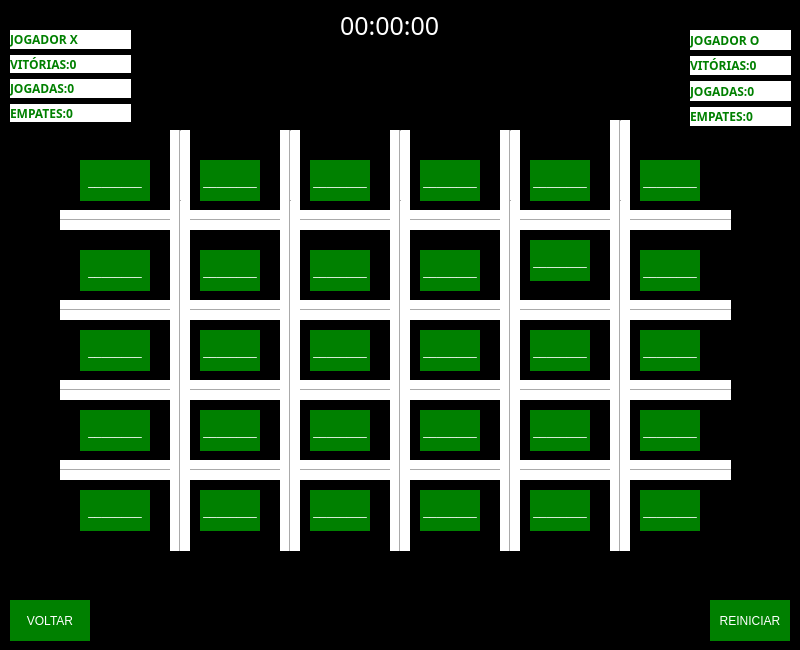
<?xml version="1.0" encoding="UTF-8"?>
<ui version="4.0">
 <class>form3</class>
 <widget class="QDialog" name="form3">
  <property name="geometry">
   <rect>
    <x>0</x>
    <y>0</y>
    <width>800</width>
    <height>650</height>
   </rect>
  </property>
  <property name="minimumSize">
   <size>
    <width>800</width>
    <height>650</height>
   </size>
  </property>
  <property name="maximumSize">
   <size>
    <width>800</width>
    <height>650</height>
   </size>
  </property>
  <property name="windowTitle">
   <string>Dialog</string>
  </property>
  <property name="styleSheet">
   <string notr="true">background:black;</string>
  </property>
  <widget class="Line" name="line_6">
   <property name="geometry">
    <rect>
     <x>60</x>
     <y>380</y>
     <width>441</width>
     <height>20</height>
    </rect>
   </property>
   <property name="styleSheet">
    <string notr="true">background-color:white;
</string>
   </property>
   <property name="orientation">
    <enum>Qt::Horizontal</enum>
   </property>
  </widget>
  <widget class="QPushButton" name="pushButton_16">
   <property name="geometry">
    <rect>
     <x>200</x>
     <y>410</y>
     <width>60</width>
     <height>41</height>
    </rect>
   </property>
   <property name="maximumSize">
    <size>
     <width>16777215</width>
     <height>16777215</height>
    </size>
   </property>
   <property name="cursor">
    <cursorShape>PointingHandCursor</cursorShape>
   </property>
   <property name="styleSheet">
    <string notr="true">background:green;
color:white;
border:none;
</string>
   </property>
   <property name="text">
    <string>________</string>
   </property>
  </widget>
  <widget class="QPushButton" name="pushButton_15">
   <property name="geometry">
    <rect>
     <x>310</x>
     <y>410</y>
     <width>60</width>
     <height>41</height>
    </rect>
   </property>
   <property name="maximumSize">
    <size>
     <width>16777215</width>
     <height>16777215</height>
    </size>
   </property>
   <property name="cursor">
    <cursorShape>PointingHandCursor</cursorShape>
   </property>
   <property name="styleSheet">
    <string notr="true">background:green;
color:white;
border:none;
</string>
   </property>
   <property name="text">
    <string>________</string>
   </property>
  </widget>
  <widget class="QPushButton" name="pushButton_8">
   <property name="geometry">
    <rect>
     <x>200</x>
     <y>250</y>
     <width>60</width>
     <height>41</height>
    </rect>
   </property>
   <property name="maximumSize">
    <size>
     <width>16777215</width>
     <height>16777215</height>
    </size>
   </property>
   <property name="cursor">
    <cursorShape>PointingHandCursor</cursorShape>
   </property>
   <property name="styleSheet">
    <string notr="true">background:green;
color:white;
border:none;
</string>
   </property>
   <property name="text">
    <string>________</string>
   </property>
  </widget>
  <widget class="Line" name="line_2">
   <property name="geometry">
    <rect>
     <x>280</x>
     <y>130</y>
     <width>20</width>
     <height>351</height>
    </rect>
   </property>
   <property name="styleSheet">
    <string notr="true">background:white;
</string>
   </property>
   <property name="orientation">
    <enum>Qt::Vertical</enum>
   </property>
  </widget>
  <widget class="QPushButton" name="pushButton_11">
   <property name="geometry">
    <rect>
     <x>310</x>
     <y>330</y>
     <width>60</width>
     <height>41</height>
    </rect>
   </property>
   <property name="maximumSize">
    <size>
     <width>16777215</width>
     <height>16777215</height>
    </size>
   </property>
   <property name="cursor">
    <cursorShape>PointingHandCursor</cursorShape>
   </property>
   <property name="styleSheet">
    <string notr="true">background:green;
color:white;
border:none;
</string>
   </property>
   <property name="text">
    <string>________</string>
   </property>
  </widget>
  <widget class="Line" name="line">
   <property name="geometry">
    <rect>
     <x>170</x>
     <y>130</y>
     <width>20</width>
     <height>351</height>
    </rect>
   </property>
   <property name="styleSheet">
    <string notr="true">background:white;
</string>
   </property>
   <property name="orientation">
    <enum>Qt::Vertical</enum>
   </property>
  </widget>
  <widget class="QPushButton" name="pushButton_3">
   <property name="geometry">
    <rect>
     <x>310</x>
     <y>160</y>
     <width>60</width>
     <height>41</height>
    </rect>
   </property>
   <property name="maximumSize">
    <size>
     <width>16777215</width>
     <height>16777215</height>
    </size>
   </property>
   <property name="cursor">
    <cursorShape>PointingHandCursor</cursorShape>
   </property>
   <property name="styleSheet">
    <string notr="true">background:green;
color:white;
border:none;
</string>
   </property>
   <property name="text">
    <string>________</string>
   </property>
  </widget>
  <widget class="Line" name="line_5">
   <property name="geometry">
    <rect>
     <x>60</x>
     <y>300</y>
     <width>441</width>
     <height>20</height>
    </rect>
   </property>
   <property name="styleSheet">
    <string notr="true">background-color:white;
</string>
   </property>
   <property name="orientation">
    <enum>Qt::Horizontal</enum>
   </property>
  </widget>
  <widget class="QPushButton" name="pushButton_12">
   <property name="geometry">
    <rect>
     <x>200</x>
     <y>330</y>
     <width>60</width>
     <height>41</height>
    </rect>
   </property>
   <property name="maximumSize">
    <size>
     <width>16777215</width>
     <height>16777215</height>
    </size>
   </property>
   <property name="cursor">
    <cursorShape>PointingHandCursor</cursorShape>
   </property>
   <property name="styleSheet">
    <string notr="true">background:green;
color:white;
border:none;
</string>
   </property>
   <property name="text">
    <string>________</string>
   </property>
  </widget>
  <widget class="QPushButton" name="pushButton_13">
   <property name="geometry">
    <rect>
     <x>80</x>
     <y>410</y>
     <width>70</width>
     <height>41</height>
    </rect>
   </property>
   <property name="maximumSize">
    <size>
     <width>16777215</width>
     <height>16777215</height>
    </size>
   </property>
   <property name="cursor">
    <cursorShape>PointingHandCursor</cursorShape>
   </property>
   <property name="styleSheet">
    <string notr="true">background:green;
color:white;
border:none;
</string>
   </property>
   <property name="text">
    <string>________</string>
   </property>
  </widget>
  <widget class="QPushButton" name="pushButton">
   <property name="geometry">
    <rect>
     <x>80</x>
     <y>160</y>
     <width>70</width>
     <height>41</height>
    </rect>
   </property>
   <property name="maximumSize">
    <size>
     <width>16777215</width>
     <height>16777215</height>
    </size>
   </property>
   <property name="cursor">
    <cursorShape>PointingHandCursor</cursorShape>
   </property>
   <property name="styleSheet">
    <string notr="true">background:green;
color:white;
border:none;
</string>
   </property>
   <property name="text">
    <string>________</string>
   </property>
  </widget>
  <widget class="Line" name="line_3">
   <property name="geometry">
    <rect>
     <x>390</x>
     <y>130</y>
     <width>20</width>
     <height>351</height>
    </rect>
   </property>
   <property name="styleSheet">
    <string notr="true">background:white;
</string>
   </property>
   <property name="orientation">
    <enum>Qt::Vertical</enum>
   </property>
  </widget>
  <widget class="QPushButton" name="pushButton_6">
   <property name="geometry">
    <rect>
     <x>420</x>
     <y>250</y>
     <width>60</width>
     <height>41</height>
    </rect>
   </property>
   <property name="maximumSize">
    <size>
     <width>16777215</width>
     <height>16777215</height>
    </size>
   </property>
   <property name="cursor">
    <cursorShape>PointingHandCursor</cursorShape>
   </property>
   <property name="styleSheet">
    <string notr="true">background:green;
color:white;
border:none;
</string>
   </property>
   <property name="text">
    <string>________</string>
   </property>
  </widget>
  <widget class="QPushButton" name="pushButton_14">
   <property name="geometry">
    <rect>
     <x>420</x>
     <y>410</y>
     <width>60</width>
     <height>41</height>
    </rect>
   </property>
   <property name="maximumSize">
    <size>
     <width>16777215</width>
     <height>16777215</height>
    </size>
   </property>
   <property name="cursor">
    <cursorShape>PointingHandCursor</cursorShape>
   </property>
   <property name="styleSheet">
    <string notr="true">background:green;
color:white;
border:none;
</string>
   </property>
   <property name="text">
    <string>________</string>
   </property>
  </widget>
  <widget class="QPushButton" name="pushButton_7">
   <property name="geometry">
    <rect>
     <x>310</x>
     <y>250</y>
     <width>60</width>
     <height>41</height>
    </rect>
   </property>
   <property name="maximumSize">
    <size>
     <width>16777215</width>
     <height>16777215</height>
    </size>
   </property>
   <property name="cursor">
    <cursorShape>PointingHandCursor</cursorShape>
   </property>
   <property name="styleSheet">
    <string notr="true">background:green;
color:white;
border:none;
</string>
   </property>
   <property name="text">
    <string>________</string>
   </property>
  </widget>
  <widget class="QPushButton" name="pushButton_9">
   <property name="geometry">
    <rect>
     <x>80</x>
     <y>330</y>
     <width>70</width>
     <height>41</height>
    </rect>
   </property>
   <property name="maximumSize">
    <size>
     <width>16777215</width>
     <height>16777215</height>
    </size>
   </property>
   <property name="cursor">
    <cursorShape>PointingHandCursor</cursorShape>
   </property>
   <property name="styleSheet">
    <string notr="true">background:green;
color:white;
border:none;
</string>
   </property>
   <property name="text">
    <string>________</string>
   </property>
  </widget>
  <widget class="QPushButton" name="pushButton_4">
   <property name="geometry">
    <rect>
     <x>420</x>
     <y>160</y>
     <width>60</width>
     <height>41</height>
    </rect>
   </property>
   <property name="maximumSize">
    <size>
     <width>16777215</width>
     <height>16777215</height>
    </size>
   </property>
   <property name="cursor">
    <cursorShape>PointingHandCursor</cursorShape>
   </property>
   <property name="styleSheet">
    <string notr="true">background:green;
color:white;
border:none;
</string>
   </property>
   <property name="text">
    <string>________</string>
   </property>
  </widget>
  <widget class="QPushButton" name="pushButton_17">
   <property name="geometry">
    <rect>
     <x>10</x>
     <y>600</y>
     <width>80</width>
     <height>41</height>
    </rect>
   </property>
   <property name="maximumSize">
    <size>
     <width>16777215</width>
     <height>16777215</height>
    </size>
   </property>
   <property name="cursor">
    <cursorShape>PointingHandCursor</cursorShape>
   </property>
   <property name="styleSheet">
    <string notr="true">background:green;
color:white;
border:none;
</string>
   </property>
   <property name="text">
    <string>VOLTAR</string>
   </property>
  </widget>
  <widget class="QPushButton" name="pushButton_18">
   <property name="geometry">
    <rect>
     <x>710</x>
     <y>600</y>
     <width>80</width>
     <height>41</height>
    </rect>
   </property>
   <property name="maximumSize">
    <size>
     <width>16777215</width>
     <height>16777215</height>
    </size>
   </property>
   <property name="cursor">
    <cursorShape>PointingHandCursor</cursorShape>
   </property>
   <property name="styleSheet">
    <string notr="true">background:green;
color:white;
border:none;
</string>
   </property>
   <property name="text">
    <string>REINICIAR</string>
   </property>
  </widget>
  <widget class="Line" name="line_4">
   <property name="geometry">
    <rect>
     <x>60</x>
     <y>210</y>
     <width>441</width>
     <height>20</height>
    </rect>
   </property>
   <property name="styleSheet">
    <string notr="true">background-color:white;
</string>
   </property>
   <property name="orientation">
    <enum>Qt::Horizontal</enum>
   </property>
  </widget>
  <widget class="QPushButton" name="pushButton_2">
   <property name="geometry">
    <rect>
     <x>200</x>
     <y>160</y>
     <width>60</width>
     <height>41</height>
    </rect>
   </property>
   <property name="maximumSize">
    <size>
     <width>16777215</width>
     <height>16777215</height>
    </size>
   </property>
   <property name="cursor">
    <cursorShape>PointingHandCursor</cursorShape>
   </property>
   <property name="styleSheet">
    <string notr="true">background:green;
color:white;
border:none;
</string>
   </property>
   <property name="text">
    <string>________</string>
   </property>
  </widget>
  <widget class="QWidget" name="gridLayoutWidget_2">
   <property name="geometry">
    <rect>
     <x>690</x>
     <y>30</y>
     <width>101</width>
     <height>96</height>
    </rect>
   </property>
   <layout class="QGridLayout" name="gridLayout_2">
    <item row="4" column="0">
     <widget class="QLabel" name="label_7">
      <property name="font">
       <font>
        <family>arial 13</family>
        <pointsize>-1</pointsize>
        <weight>75</weight>
        <bold>true</bold>
       </font>
      </property>
      <property name="styleSheet">
       <string notr="true">background:white;
color:green;
font-size: 12px;
font-weigth:bold;
font-family:arial bold;
</string>
      </property>
      <property name="text">
       <string>EMPATES:0</string>
      </property>
     </widget>
    </item>
    <item row="3" column="0">
     <widget class="QLabel" name="label_8">
      <property name="font">
       <font>
        <family>arial 13</family>
        <pointsize>-1</pointsize>
        <weight>75</weight>
        <bold>true</bold>
       </font>
      </property>
      <property name="styleSheet">
       <string notr="true">background:white;
color:green;
font-size: 12px;
font-weigth:bold;
font-family:arial bold;
</string>
      </property>
      <property name="text">
       <string>JOGADAS:0</string>
      </property>
     </widget>
    </item>
    <item row="1" column="0">
     <widget class="QLabel" name="label_6">
      <property name="font">
       <font>
        <family>arial 13</family>
        <pointsize>-1</pointsize>
        <weight>75</weight>
        <bold>true</bold>
       </font>
      </property>
      <property name="styleSheet">
       <string notr="true">background:white;
color:green;
font-size: 12px;
font-weigth:bold;
font-family:arial bold;
</string>
      </property>
      <property name="text">
       <string>JOGADOR O</string>
      </property>
     </widget>
    </item>
    <item row="2" column="0">
     <widget class="QLabel" name="label_9">
      <property name="font">
       <font>
        <family>arial 13</family>
        <pointsize>-1</pointsize>
        <weight>75</weight>
        <bold>true</bold>
       </font>
      </property>
      <property name="styleSheet">
       <string notr="true">background:white;
color:green;
font-size: 12px;
font-weigth:bold;
font-family:arial bold;
</string>
      </property>
      <property name="text">
       <string>VITÓRIAS:0</string>
      </property>
     </widget>
    </item>
   </layout>
  </widget>
  <widget class="QWidget" name="gridLayoutWidget">
   <property name="geometry">
    <rect>
     <x>10</x>
     <y>30</y>
     <width>121</width>
     <height>92</height>
    </rect>
   </property>
   <property name="styleSheet">
    <string>font-weigth:bold;
font-family:arial;
color:white;</string>
   </property>
   <layout class="QGridLayout" name="gridLayout">
    <item row="2" column="0">
     <widget class="QLabel" name="label_5">
      <property name="font">
       <font>
        <family>arial 13</family>
        <pointsize>-1</pointsize>
        <weight>75</weight>
        <bold>true</bold>
       </font>
      </property>
      <property name="styleSheet">
       <string notr="true">background:white;
color:green;
font-size: 12px;
font-weigth:bold;
font-family:arial bold;
</string>
      </property>
      <property name="text">
       <string>VITÓRIAS:0</string>
      </property>
     </widget>
    </item>
    <item row="4" column="0">
     <widget class="QLabel" name="label_4">
      <property name="font">
       <font>
        <family>arial 13</family>
        <pointsize>-1</pointsize>
        <weight>75</weight>
        <bold>true</bold>
       </font>
      </property>
      <property name="styleSheet">
       <string notr="true">background:white;
color:green;
font-size: 12px;
font-weigth:bold;
font-family:arial bold;
</string>
      </property>
      <property name="text">
       <string>EMPATES:0</string>
      </property>
     </widget>
    </item>
    <item row="3" column="0">
     <widget class="QLabel" name="label_3">
      <property name="font">
       <font>
        <family>arial 13</family>
        <pointsize>-1</pointsize>
        <weight>75</weight>
        <bold>true</bold>
       </font>
      </property>
      <property name="styleSheet">
       <string notr="true">background:white;
color:green;
font-size: 12px;
font-weigth:bold;
font-family:arial bold;
</string>
      </property>
      <property name="text">
       <string>JOGADAS:0</string>
      </property>
     </widget>
    </item>
    <item row="1" column="0">
     <widget class="QLabel" name="label_10">
      <property name="font">
       <font>
        <family>arial 13</family>
        <pointsize>-1</pointsize>
        <weight>75</weight>
        <bold>true</bold>
       </font>
      </property>
      <property name="styleSheet">
       <string notr="true">background:white;
color:green;
font-size: 12px;
font-weigth:bold;
font-family:arial bold;
</string>
      </property>
      <property name="text">
       <string>JOGADOR X</string>
      </property>
     </widget>
    </item>
   </layout>
  </widget>
  <widget class="QPushButton" name="pushButton_10">
   <property name="geometry">
    <rect>
     <x>420</x>
     <y>330</y>
     <width>60</width>
     <height>41</height>
    </rect>
   </property>
   <property name="maximumSize">
    <size>
     <width>16777215</width>
     <height>16777215</height>
    </size>
   </property>
   <property name="cursor">
    <cursorShape>PointingHandCursor</cursorShape>
   </property>
   <property name="styleSheet">
    <string notr="true">background:green;
color:white;
border:none;
</string>
   </property>
   <property name="text">
    <string>________</string>
   </property>
  </widget>
  <widget class="QPushButton" name="pushButton_5">
   <property name="geometry">
    <rect>
     <x>80</x>
     <y>250</y>
     <width>70</width>
     <height>41</height>
    </rect>
   </property>
   <property name="maximumSize">
    <size>
     <width>16777215</width>
     <height>16777215</height>
    </size>
   </property>
   <property name="cursor">
    <cursorShape>PointingHandCursor</cursorShape>
   </property>
   <property name="styleSheet">
    <string notr="true">background:green;
color:white;
border:none;
</string>
   </property>
   <property name="text">
    <string>________</string>
   </property>
  </widget>
  <widget class="Line" name="line_7">
   <property name="geometry">
    <rect>
     <x>500</x>
     <y>130</y>
     <width>20</width>
     <height>351</height>
    </rect>
   </property>
   <property name="styleSheet">
    <string notr="true">background:white;
</string>
   </property>
   <property name="orientation">
    <enum>Qt::Vertical</enum>
   </property>
  </widget>
  <widget class="Line" name="line_8">
   <property name="geometry">
    <rect>
     <x>610</x>
     <y>120</y>
     <width>20</width>
     <height>351</height>
    </rect>
   </property>
   <property name="styleSheet">
    <string notr="true">background:white;
</string>
   </property>
   <property name="orientation">
    <enum>Qt::Vertical</enum>
   </property>
  </widget>
  <widget class="Line" name="line_9">
   <property name="geometry">
    <rect>
     <x>260</x>
     <y>210</y>
     <width>471</width>
     <height>20</height>
    </rect>
   </property>
   <property name="styleSheet">
    <string notr="true">background-color:white;
</string>
   </property>
   <property name="orientation">
    <enum>Qt::Horizontal</enum>
   </property>
  </widget>
  <widget class="Line" name="line_10">
   <property name="geometry">
    <rect>
     <x>260</x>
     <y>300</y>
     <width>471</width>
     <height>20</height>
    </rect>
   </property>
   <property name="styleSheet">
    <string notr="true">background-color:white;
</string>
   </property>
   <property name="orientation">
    <enum>Qt::Horizontal</enum>
   </property>
  </widget>
  <widget class="Line" name="line_11">
   <property name="geometry">
    <rect>
     <x>260</x>
     <y>380</y>
     <width>471</width>
     <height>20</height>
    </rect>
   </property>
   <property name="styleSheet">
    <string notr="true">background-color:white;
</string>
   </property>
   <property name="orientation">
    <enum>Qt::Horizontal</enum>
   </property>
  </widget>
  <widget class="QPushButton" name="pushButton_20">
   <property name="geometry">
    <rect>
     <x>640</x>
     <y>250</y>
     <width>60</width>
     <height>41</height>
    </rect>
   </property>
   <property name="maximumSize">
    <size>
     <width>16777215</width>
     <height>16777215</height>
    </size>
   </property>
   <property name="cursor">
    <cursorShape>PointingHandCursor</cursorShape>
   </property>
   <property name="styleSheet">
    <string notr="true">background:green;
color:white;
border:none;
</string>
   </property>
   <property name="text">
    <string>________</string>
   </property>
  </widget>
  <widget class="QPushButton" name="pushButton_21">
   <property name="geometry">
    <rect>
     <x>640</x>
     <y>330</y>
     <width>60</width>
     <height>41</height>
    </rect>
   </property>
   <property name="maximumSize">
    <size>
     <width>16777215</width>
     <height>16777215</height>
    </size>
   </property>
   <property name="cursor">
    <cursorShape>PointingHandCursor</cursorShape>
   </property>
   <property name="styleSheet">
    <string notr="true">background:green;
color:white;
border:none;
</string>
   </property>
   <property name="text">
    <string>________</string>
   </property>
  </widget>
  <widget class="QPushButton" name="pushButton_22">
   <property name="geometry">
    <rect>
     <x>640</x>
     <y>160</y>
     <width>60</width>
     <height>41</height>
    </rect>
   </property>
   <property name="maximumSize">
    <size>
     <width>16777215</width>
     <height>16777215</height>
    </size>
   </property>
   <property name="cursor">
    <cursorShape>PointingHandCursor</cursorShape>
   </property>
   <property name="styleSheet">
    <string notr="true">background:green;
color:white;
border:none;
</string>
   </property>
   <property name="text">
    <string>________</string>
   </property>
  </widget>
  <widget class="QPushButton" name="pushButton_23">
   <property name="geometry">
    <rect>
     <x>640</x>
     <y>410</y>
     <width>60</width>
     <height>41</height>
    </rect>
   </property>
   <property name="maximumSize">
    <size>
     <width>16777215</width>
     <height>16777215</height>
    </size>
   </property>
   <property name="cursor">
    <cursorShape>PointingHandCursor</cursorShape>
   </property>
   <property name="styleSheet">
    <string notr="true">background:green;
color:white;
border:none;
</string>
   </property>
   <property name="text">
    <string>________</string>
   </property>
  </widget>
  <widget class="QPushButton" name="pushButton_19">
   <property name="geometry">
    <rect>
     <x>530</x>
     <y>240</y>
     <width>60</width>
     <height>41</height>
    </rect>
   </property>
   <property name="maximumSize">
    <size>
     <width>16777215</width>
     <height>16777215</height>
    </size>
   </property>
   <property name="cursor">
    <cursorShape>PointingHandCursor</cursorShape>
   </property>
   <property name="styleSheet">
    <string notr="true">background:green;
color:white;
border:none;
</string>
   </property>
   <property name="text">
    <string>________</string>
   </property>
  </widget>
  <widget class="QPushButton" name="pushButton_24">
   <property name="geometry">
    <rect>
     <x>530</x>
     <y>330</y>
     <width>60</width>
     <height>41</height>
    </rect>
   </property>
   <property name="maximumSize">
    <size>
     <width>16777215</width>
     <height>16777215</height>
    </size>
   </property>
   <property name="cursor">
    <cursorShape>PointingHandCursor</cursorShape>
   </property>
   <property name="styleSheet">
    <string notr="true">background:green;
color:white;
border:none;
</string>
   </property>
   <property name="text">
    <string>________</string>
   </property>
  </widget>
  <widget class="QPushButton" name="pushButton_25">
   <property name="geometry">
    <rect>
     <x>530</x>
     <y>160</y>
     <width>60</width>
     <height>41</height>
    </rect>
   </property>
   <property name="maximumSize">
    <size>
     <width>16777215</width>
     <height>16777215</height>
    </size>
   </property>
   <property name="cursor">
    <cursorShape>PointingHandCursor</cursorShape>
   </property>
   <property name="styleSheet">
    <string notr="true">background:green;
color:white;
border:none;
</string>
   </property>
   <property name="text">
    <string>________</string>
   </property>
  </widget>
  <widget class="QPushButton" name="pushButton_26">
   <property name="geometry">
    <rect>
     <x>530</x>
     <y>410</y>
     <width>60</width>
     <height>41</height>
    </rect>
   </property>
   <property name="maximumSize">
    <size>
     <width>16777215</width>
     <height>16777215</height>
    </size>
   </property>
   <property name="cursor">
    <cursorShape>PointingHandCursor</cursorShape>
   </property>
   <property name="styleSheet">
    <string notr="true">background:green;
color:white;
border:none;
</string>
   </property>
   <property name="text">
    <string>________</string>
   </property>
  </widget>
  <widget class="Line" name="line_12">
   <property name="geometry">
    <rect>
     <x>60</x>
     <y>460</y>
     <width>441</width>
     <height>20</height>
    </rect>
   </property>
   <property name="styleSheet">
    <string notr="true">background-color:white;
</string>
   </property>
   <property name="orientation">
    <enum>Qt::Horizontal</enum>
   </property>
  </widget>
  <widget class="QPushButton" name="pushButton_27">
   <property name="geometry">
    <rect>
     <x>530</x>
     <y>490</y>
     <width>60</width>
     <height>41</height>
    </rect>
   </property>
   <property name="maximumSize">
    <size>
     <width>16777215</width>
     <height>16777215</height>
    </size>
   </property>
   <property name="cursor">
    <cursorShape>PointingHandCursor</cursorShape>
   </property>
   <property name="styleSheet">
    <string notr="true">background:green;
color:white;
border:none;
</string>
   </property>
   <property name="text">
    <string>________</string>
   </property>
  </widget>
  <widget class="QPushButton" name="pushButton_28">
   <property name="geometry">
    <rect>
     <x>80</x>
     <y>490</y>
     <width>70</width>
     <height>41</height>
    </rect>
   </property>
   <property name="maximumSize">
    <size>
     <width>16777215</width>
     <height>16777215</height>
    </size>
   </property>
   <property name="cursor">
    <cursorShape>PointingHandCursor</cursorShape>
   </property>
   <property name="styleSheet">
    <string notr="true">background:green;
color:white;
border:none;
</string>
   </property>
   <property name="text">
    <string>________</string>
   </property>
  </widget>
  <widget class="QPushButton" name="pushButton_29">
   <property name="geometry">
    <rect>
     <x>310</x>
     <y>490</y>
     <width>60</width>
     <height>41</height>
    </rect>
   </property>
   <property name="maximumSize">
    <size>
     <width>16777215</width>
     <height>16777215</height>
    </size>
   </property>
   <property name="cursor">
    <cursorShape>PointingHandCursor</cursorShape>
   </property>
   <property name="styleSheet">
    <string notr="true">background:green;
color:white;
border:none;
</string>
   </property>
   <property name="text">
    <string>________</string>
   </property>
  </widget>
  <widget class="QPushButton" name="pushButton_30">
   <property name="geometry">
    <rect>
     <x>200</x>
     <y>490</y>
     <width>60</width>
     <height>41</height>
    </rect>
   </property>
   <property name="maximumSize">
    <size>
     <width>16777215</width>
     <height>16777215</height>
    </size>
   </property>
   <property name="cursor">
    <cursorShape>PointingHandCursor</cursorShape>
   </property>
   <property name="styleSheet">
    <string notr="true">background:green;
color:white;
border:none;
</string>
   </property>
   <property name="text">
    <string>________</string>
   </property>
  </widget>
  <widget class="QPushButton" name="pushButton_31">
   <property name="geometry">
    <rect>
     <x>420</x>
     <y>490</y>
     <width>60</width>
     <height>41</height>
    </rect>
   </property>
   <property name="maximumSize">
    <size>
     <width>16777215</width>
     <height>16777215</height>
    </size>
   </property>
   <property name="cursor">
    <cursorShape>PointingHandCursor</cursorShape>
   </property>
   <property name="styleSheet">
    <string notr="true">background:green;
color:white;
border:none;
</string>
   </property>
   <property name="text">
    <string>________</string>
   </property>
  </widget>
  <widget class="QPushButton" name="pushButton_32">
   <property name="geometry">
    <rect>
     <x>640</x>
     <y>490</y>
     <width>60</width>
     <height>41</height>
    </rect>
   </property>
   <property name="maximumSize">
    <size>
     <width>16777215</width>
     <height>16777215</height>
    </size>
   </property>
   <property name="cursor">
    <cursorShape>PointingHandCursor</cursorShape>
   </property>
   <property name="styleSheet">
    <string notr="true">background:green;
color:white;
border:none;
</string>
   </property>
   <property name="text">
    <string>________</string>
   </property>
  </widget>
  <widget class="Line" name="line_13">
   <property name="geometry">
    <rect>
     <x>290</x>
     <y>460</y>
     <width>441</width>
     <height>20</height>
    </rect>
   </property>
   <property name="styleSheet">
    <string notr="true">background-color:white;
</string>
   </property>
   <property name="orientation">
    <enum>Qt::Horizontal</enum>
   </property>
  </widget>
  <widget class="Line" name="line_16">
   <property name="geometry">
    <rect>
     <x>170</x>
     <y>200</y>
     <width>20</width>
     <height>351</height>
    </rect>
   </property>
   <property name="styleSheet">
    <string notr="true">background:white;
</string>
   </property>
   <property name="orientation">
    <enum>Qt::Vertical</enum>
   </property>
  </widget>
  <widget class="Line" name="line_17">
   <property name="geometry">
    <rect>
     <x>280</x>
     <y>200</y>
     <width>20</width>
     <height>351</height>
    </rect>
   </property>
   <property name="styleSheet">
    <string notr="true">background:white;
</string>
   </property>
   <property name="orientation">
    <enum>Qt::Vertical</enum>
   </property>
  </widget>
  <widget class="Line" name="line_18">
   <property name="geometry">
    <rect>
     <x>390</x>
     <y>200</y>
     <width>20</width>
     <height>351</height>
    </rect>
   </property>
   <property name="styleSheet">
    <string notr="true">background:white;
</string>
   </property>
   <property name="orientation">
    <enum>Qt::Vertical</enum>
   </property>
  </widget>
  <widget class="Line" name="line_19">
   <property name="geometry">
    <rect>
     <x>500</x>
     <y>200</y>
     <width>20</width>
     <height>351</height>
    </rect>
   </property>
   <property name="styleSheet">
    <string notr="true">background:white;
</string>
   </property>
   <property name="orientation">
    <enum>Qt::Vertical</enum>
   </property>
  </widget>
  <widget class="Line" name="line_20">
   <property name="geometry">
    <rect>
     <x>610</x>
     <y>200</y>
     <width>20</width>
     <height>351</height>
    </rect>
   </property>
   <property name="styleSheet">
    <string notr="true">background:white;
</string>
   </property>
   <property name="orientation">
    <enum>Qt::Vertical</enum>
   </property>
  </widget>
  <widget class="QLabel" name="label">
   <property name="geometry">
    <rect>
     <x>340</x>
     <y>10</y>
     <width>111</width>
     <height>31</height>
    </rect>
   </property>
   <property name="autoFillBackground">
    <bool>false</bool>
   </property>
   <property name="styleSheet">
    <string notr="true">color:white;
font-size:25px;
font-weigth: bold;
font-family:arail bold;</string>
   </property>
   <property name="text">
    <string>00:00:00</string>
   </property>
  </widget>
 </widget>
 <resources/>
 <connections/>
</ui>
